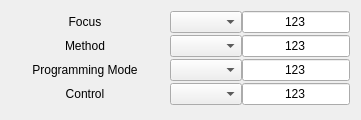
   <widget class="QWidget" name="gridLayoutWidget_2">
    <property name="geometry">
     <rect>
      <x>0</x>
      <y>280</y>
      <width>361</width>
      <height>120</height>
     </rect>
    </property>
    <layout class="QGridLayout" name="gridLayout_2" columnstretch="2,0,0">
     <property name="horizontalSpacing">
      <number>0</number>
     </property>
     <property name="verticalSpacing">
      <number>2</number>
     </property>
     <property name="leftMargin">
      <number>0</number>
     </property>
     <item row="1" column="0">
      <widget class="caLabel" name="calabel_39">
       <property name="text">
        <string>Method</string>
       </property>
       <property name="alignment">
        <set>Qt::AlignCenter</set>
       </property>
       <property name="foreground">
        <color>
         <red>180</red>
         <green>180</green>
         <blue>180</blue>
        </color>
       </property>
       <property name="background">
        <color alpha="0">
         <red>160</red>
         <green>160</green>
         <blue>164</blue>
        </color>
       </property>
      </widget>
     </item>
     <item row="0" column="2">
      <widget class="caLineEdit" name="caLineEdit_14">
       <property name="text">
        <string>123</string>
       </property>
       <property name="alignment">
        <set>Qt::AlignAbsolute|Qt::AlignCenter|Qt::AlignHCenter|Qt::AlignVCenter</set>
       </property>
       <property name="channel" stdset="0">
        <string notr="true">$(P):GetFocus</string>
       </property>
       <property name="foreground">
        <color>
         <red>195</red>
         <green>195</green>
         <blue>195</blue>
        </color>
       </property>
       <property name="background">
        <color>
         <red>58</red>
         <green>58</green>
         <blue>58</blue>
        </color>
       </property>
       <property name="colorMode">
        <enum>caLineEdit::Static</enum>
       </property>
       <property name="precision">
        <number>0</number>
       </property>
       <property name="fontScaleMode">
        <enum>caLineEdit::Height</enum>
       </property>
       <property name="formatType">
        <enum>caLineEdit::decimal</enum>
       </property>
      </widget>
     </item>
     <item row="0" column="1">
      <widget class="caMenu" name="camenu">
       <property name="channel" stdset="0">
        <string notr="true">$(P):SetFocus</string>
       </property>
      </widget>
     </item>
     <item row="2" column="0">
      <widget class="caLabel" name="calabel_40">
       <property name="text">
        <string>Programming Mode</string>
       </property>
       <property name="alignment">
        <set>Qt::AlignCenter</set>
       </property>
       <property name="foreground">
        <color>
         <red>180</red>
         <green>180</green>
         <blue>180</blue>
        </color>
       </property>
       <property name="background">
        <color alpha="0">
         <red>160</red>
         <green>160</green>
         <blue>164</blue>
        </color>
       </property>
      </widget>
     </item>
     <item row="2" column="1">
      <widget class="caMenu" name="camenu_3">
       <property name="channel" stdset="0">
        <string notr="true">$(P):SetProgramming</string>
       </property>
      </widget>
     </item>
     <item row="1" column="2">
      <widget class="caLineEdit" name="caLineEdit_21">
       <property name="text">
        <string>123</string>
       </property>
       <property name="alignment">
        <set>Qt::AlignAbsolute|Qt::AlignCenter|Qt::AlignHCenter|Qt::AlignVCenter</set>
       </property>
       <property name="channel" stdset="0">
        <string notr="true">$(P):GetTechnique</string>
       </property>
       <property name="foreground">
        <color>
         <red>195</red>
         <green>195</green>
         <blue>195</blue>
        </color>
       </property>
       <property name="background">
        <color>
         <red>58</red>
         <green>58</green>
         <blue>58</blue>
        </color>
       </property>
       <property name="colorMode">
        <enum>caLineEdit::Static</enum>
       </property>
       <property name="precision">
        <number>0</number>
       </property>
       <property name="fontScaleMode">
        <enum>caLineEdit::Height</enum>
       </property>
       <property name="formatType">
        <enum>caLineEdit::decimal</enum>
       </property>
      </widget>
     </item>
     <item row="3" column="0">
      <widget class="caLabel" name="calabel_49">
       <property name="text">
        <string>Control</string>
       </property>
       <property name="alignment">
        <set>Qt::AlignCenter</set>
       </property>
       <property name="foreground">
        <color>
         <red>180</red>
         <green>180</green>
         <blue>180</blue>
        </color>
       </property>
       <property name="background">
        <color alpha="0">
         <red>160</red>
         <green>160</green>
         <blue>164</blue>
        </color>
       </property>
      </widget>
     </item>
     <item row="3" column="1">
      <widget class="caMenu" name="camenu_4">
       <property name="channel" stdset="0">
        <string notr="true">$(P):SetWS</string>
       </property>
      </widget>
     </item>
     <item row="3" column="2">
      <widget class="caLineEdit" name="caLineEdit_31">
       <property name="text">
        <string>123</string>
       </property>
       <property name="alignment">
        <set>Qt::AlignAbsolute|Qt::AlignCenter|Qt::AlignHCenter|Qt::AlignVCenter</set>
       </property>
       <property name="channel" stdset="0">
        <string notr="true">$(P):GetWS</string>
       </property>
       <property name="foreground">
        <color>
         <red>195</red>
         <green>195</green>
         <blue>195</blue>
        </color>
       </property>
       <property name="background">
        <color>
         <red>58</red>
         <green>58</green>
         <blue>58</blue>
        </color>
       </property>
       <property name="colorMode">
        <enum>caLineEdit::Static</enum>
       </property>
       <property name="precision">
        <number>0</number>
       </property>
       <property name="fontScaleMode">
        <enum>caLineEdit::Height</enum>
       </property>
       <property name="formatType">
        <enum>caLineEdit::decimal</enum>
       </property>
      </widget>
     </item>
     <item row="1" column="1">
      <widget class="caMenu" name="camenu_2">
       <property name="channel" stdset="0">
        <string notr="true">$(P):SetTechnique</string>
       </property>
      </widget>
     </item>
     <item row="0" column="0">
      <widget class="caLabel" name="calabel_35">
       <property name="text">
        <string>Focus</string>
       </property>
       <property name="alignment">
        <set>Qt::AlignCenter</set>
       </property>
       <property name="foreground">
        <color>
         <red>180</red>
         <green>180</green>
         <blue>180</blue>
        </color>
       </property>
       <property name="background">
        <color alpha="0">
         <red>160</red>
         <green>160</green>
         <blue>164</blue>
        </color>
       </property>
      </widget>
     </item>
     <item row="2" column="2">
      <widget class="caLineEdit" name="caLineEdit_22">
       <property name="text">
        <string>123</string>
       </property>
       <property name="alignment">
        <set>Qt::AlignAbsolute|Qt::AlignCenter|Qt::AlignHCenter|Qt::AlignVCenter</set>
       </property>
       <property name="channel" stdset="0">
        <string notr="true">$(P):GetProgramming</string>
       </property>
       <property name="foreground">
        <color>
         <red>195</red>
         <green>195</green>
         <blue>195</blue>
        </color>
       </property>
       <property name="background">
        <color>
         <red>58</red>
         <green>58</green>
         <blue>58</blue>
        </color>
       </property>
       <property name="colorMode">
        <enum>caLineEdit::Static</enum>
       </property>
       <property name="precision">
        <number>0</number>
       </property>
       <property name="fontScaleMode">
        <enum>caLineEdit::Height</enum>
       </property>
       <property name="formatType">
        <enum>caLineEdit::decimal</enum>
       </property>
      </widget>
     </item>
    </layout>
   </widget>
